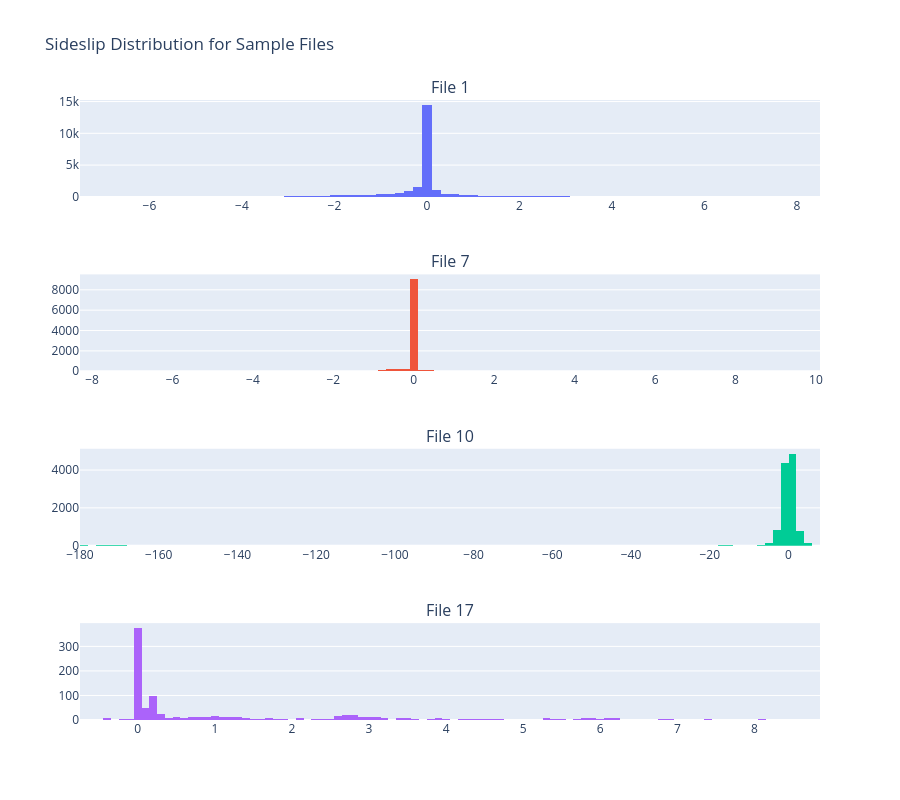

Notebook code cell kept with this figure:
### Markdown cell above
## 6. Sideslip Distribution per File

### Code cell
# Sample files for detailed distribution view
sample_files = [1, 7, 10, 17]  # Select a few interesting files

fig = make_subplots(rows=len(sample_files), cols=1, 
                    subplot_titles=[f'File {n}' for n in sample_files])

for i, file_num in enumerate(sample_files, 1):
    filepath = TRAIN_PATH / f"train_part_{file_num:03d}.csv"
    if filepath.exists():
        df = pd.read_csv(filepath)
        fig.add_trace(
            go.Histogram(x=df['sideSlip'], nbinsx=100, name=f'File {file_num}', showlegend=False),
            row=i, col=1
        )

fig.update_layout(height=200*len(sample_files), title='Sideslip Distribution for Sample Files')
fig.show()

### Figure 1 — Plotly figure (JSON) as saved in the notebook; plotly's stock layout.template omitted (floating-point values rounded to 4 significant figures; data arrays with more than 128 entries replaced by an {"elided": "..."} marker saying what was removed)
{"data": [{"name": "File 1", "nbinsx": 100, "showlegend": false, "type": "histogram", "x": {"elided": "24633 float values"}, "xaxis": "x", "yaxis": "y"}, {"name": "File 7", "nbinsx": 100, "showlegend": false, "type": "histogram", "x": {"elided": "10849 float values"}, "xaxis": "x2", "yaxis": "y2"}, {"name": "File 10", "nbinsx": 100, "showlegend": false, "type": "histogram", "x": {"elided": "11364 float values"}, "xaxis": "x3", "yaxis": "y3"}, {"name": "File 17", "nbinsx": 100, "showlegend": false, "type": "histogram", "x": {"elided": "1020 float values"}, "xaxis": "x4", "yaxis": "y4"}], "layout": {"annotations": [{"font": {"size": 16}, "showarrow": false, "text": "File 1", "x": 0.5, "xanchor": "center", "xref": "paper", "y": 1, "yanchor": "bottom", "yref": "paper"}, {"font": {"size": 16}, "showarrow": false, "text": "File 7", "x": 0.5, "xanchor": "center", "xref": "paper", "y": 0.7188, "yanchor": "bottom", "yref": "paper"}, {"font": {"size": 16}, "showarrow": false, "text": "File 10", "x": 0.5, "xanchor": "center", "xref": "paper", "y": 0.4375, "yanchor": "bottom", "yref": "paper"}, {"font": {"size": 16}, "showarrow": false, "text": "File 17", "x": 0.5, "xanchor": "center", "xref": "paper", "y": 0.1562, "yanchor": "bottom", "yref": "paper"}], "height": 800, "title": {"text": "Sideslip Distribution for Sample Files"}, "xaxis": {"anchor": "y", "domain": [0, 1]}, "xaxis2": {"anchor": "y2", "domain": [0, 1]}, "xaxis3": {"anchor": "y3", "domain": [0, 1]}, "xaxis4": {"anchor": "y4", "domain": [0, 1]}, "yaxis": {"anchor": "x", "domain": [0.8438, 1]}, "yaxis2": {"anchor": "x2", "domain": [0.5625, 0.7188]}, "yaxis3": {"anchor": "x3", "domain": [0.2812, 0.4375]}, "yaxis4": {"anchor": "x4", "domain": [0, 0.1562]}}}
